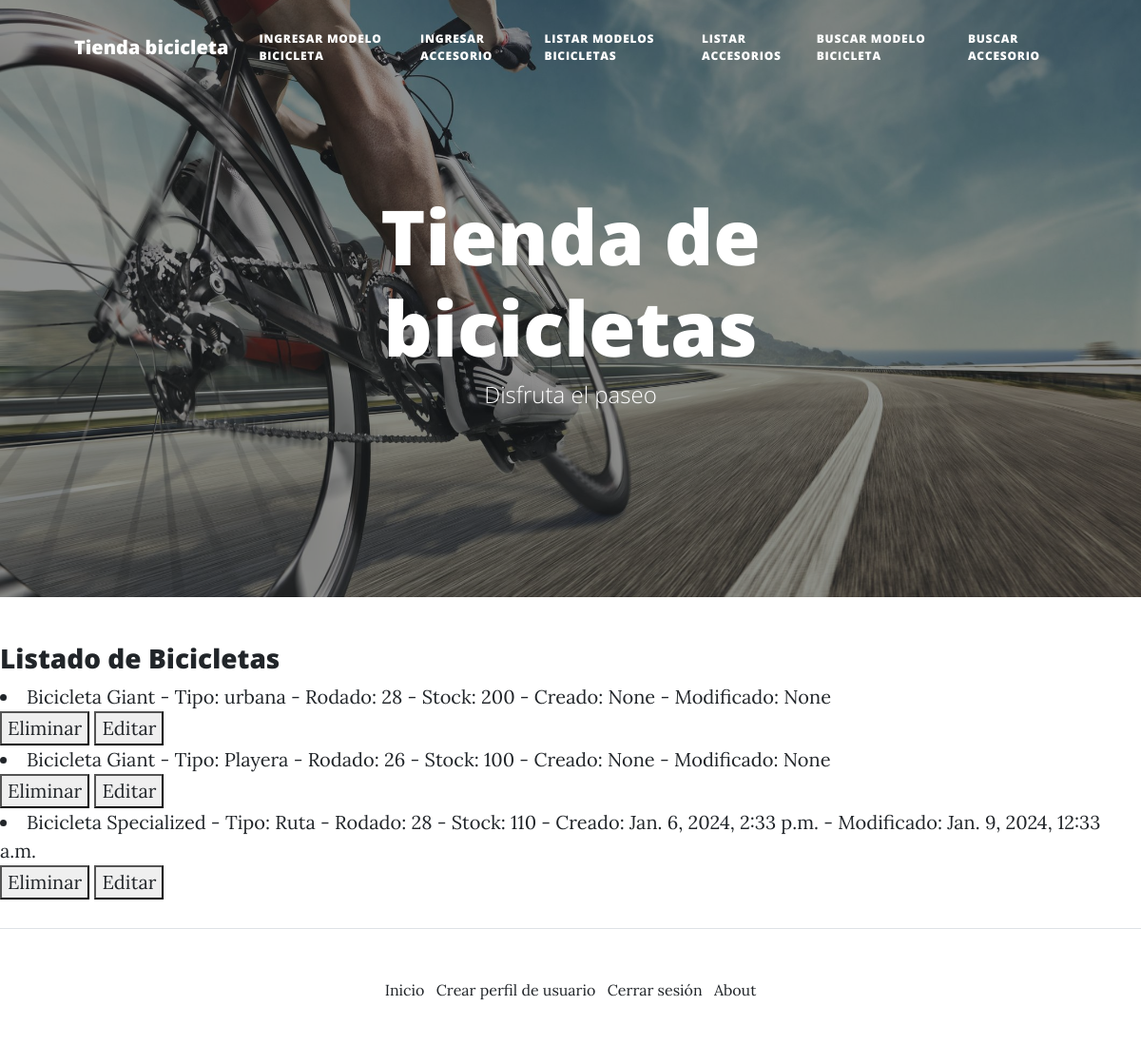
/stock/listar_modelos_de_bicicletas/ (signed in), run on the app's committed database.
### appStock/models.py (models this page shows, shortened)
class ModeloBicicleta(models.Model):
    marca = models.CharField(max_length=20)
    tipo = models.CharField(max_length=30)
    rodado = models.IntegerField()
    stock = models.IntegerField()
    creado = models.DateTimeField(null=True)
    modificado = models.DateTimeField(null=True)

### appStock/views.py (the view)
# urls.py: path('listar_modelos_de_bicicletas/', listar_bicicletas, name='listar modelos de bicicletas'),
@login_required
def listar_bicicletas(request):
    lista_bicis = ModeloBicicleta.objects.all()
    return render(request, 'stock/lista_bicicletas.html', {'bicicletas': lista_bicis})

### templates/Stock/lista_bicicletas.html
{% extends "base.html" %}
{% load static %}
{% block contenido %}
<h3> Listado de Bicicletas </h3>
    <body>
        {% for bicicleta in bicicletas %}
        <li>Bicicleta {{bicicleta.marca}} - Tipo: {{bicicleta.tipo}} - Rodado: {{bicicleta.rodado}} - Stock: {{bicicleta.stock}} - Creado: {{bicicleta.creado}} - Modificado: {{bicicleta.modificado}}</li>
        {% if request.user.is_staff %}
        <button>
            <a href = "{% url 'eliminar_bicicleta' marca_bicicleta=bicicleta.marca tipo_bicicleta=bicicleta.tipo rodado_bicicleta=bicicleta.rodado %}"> Eliminar </a>
        </button>
        <button>
            <a href = "{% url 'editar_bicicleta' marca_bicicleta=bicicleta.marca tipo_bicicleta=bicicleta.tipo rodado_bicicleta=bicicleta.rodado %}"> Editar </a>
        </button>
        {% endif %}
    {% endfor %}
    <br>
    </body>
{% endblock %}

### data on the page
ModeloBicicleta: marca "Giant", tipo "urbana", rodado "28", stock "200", creado "None", modificado "None"
ModeloBicicleta: marca "Giant", tipo "Playera", rodado "26", stock "100", creado "None", modificado "None"
ModeloBicicleta: marca "Specialized", tipo "Ruta", rodado "28", stock "110", creado "Jan. 6, 2024, 2:33 p.m.", modificado "Jan. 9, 2024, 12:33 a.m."
